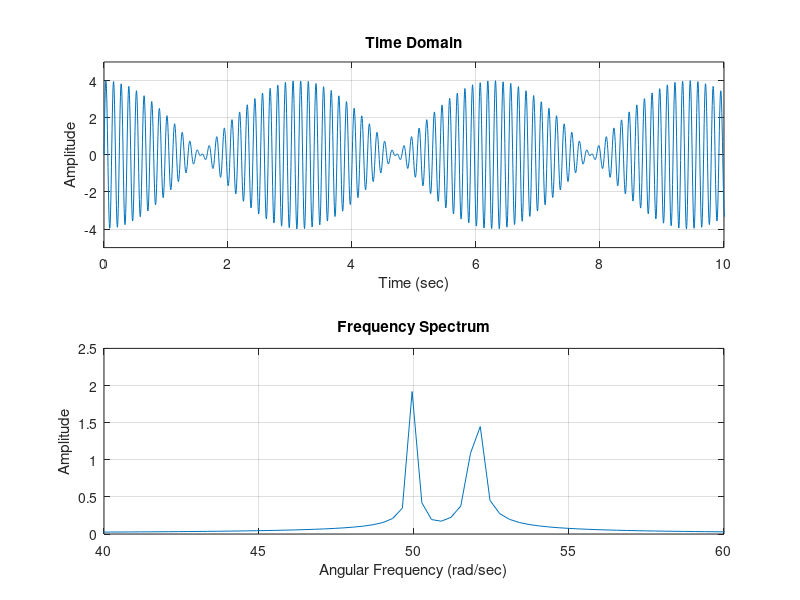

MATLAB code to generate this figure:
% Case 2: Two harmonics, equal amplitudes, very close frequencies
dt = 0.005;
t = 0:dt:20;

A1 = 2;
A2 = 2;
w1 = 50;
w2 = 52; 

x1 = A1*sin(w1*t);
x2 = A2*sin(w2*t);
x = x1 + x2;

subplot(2,1,1)
plot(t, x)
grid on
xlabel('Time (sec)')
ylabel('Amplitude')
title('Time Domain')
axis([0 10 -5 5])

% FFT Calculation
fs = 1/dt;
N = length(t);
f = (0:N-1)*(fs/N);
w_axis = f * 2 * pi;

xt = fft(x);
xf = (abs(xt)*2)/N;

subplot(2,1,2)
plot(w_axis, xf)
grid on
xlabel('Angular Frequency (rad/sec)')
ylabel('Amplitude')
title('Frequency Spectrum')
axis([40 60 0 2.5])
